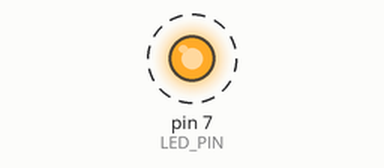
Simulated run of this sketch. Board: Arduino Uno, built with avr-gcc and run on an emulated ATmega328P. Shown: output pins drawn as LEDs (lit = HIGH). Dashed ring = blinking.

Above: at 0.06 s.
Timing chart, 0 to 3.0 s (numbered marks = the images above):
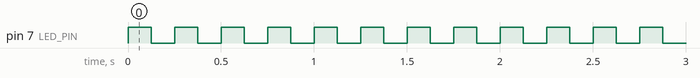

Measured:
- by itself, pin 7 (LED_PIN): alternates HIGH for 0.13 s and LOW for 0.13 s

The sketch:

Blink4.ino
```cpp
#define LED_PIN 7

void setup() {
  pinMode(LED_PIN, OUTPUT);
}

void loop() {
  digitalWrite(LED_PIN, HIGH);
  delay(125);
  digitalWrite(LED_PIN, LOW);
  delay(125);
}
```
